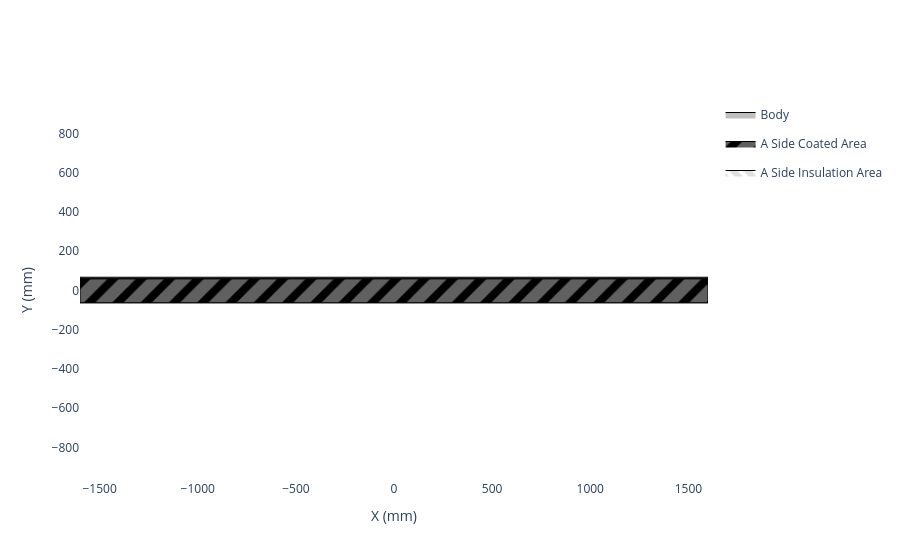

The code cell stored with this chart in its notebook:
### Code cell
cathode_current_collector._get_full_top_down_view()

### Figure 1 — Plotly figure (JSON) as saved in the notebook; plotly's stock layout.template omitted (floating-point values rounded to 4 significant figures)
{"data": [{"fill": "toself", "fillcolor": "#C0C0C0", "legendgroup": "Body", "line": {"color": "black", "width": 1}, "mode": "lines", "name": "Body", "showlegend": true, "type": "scatter", "x": [-1600.0, -1600.0, -1600.0, 1600.0, 1600.0, 1600.0, 1600.0, 1600.0, 1600.0, -1600.0], "y": [-62.5, 62.5, 67.5, 67.5, 62.5, 67.5, 67.5, 62.5, -62.5, -62.5]}, {"fill": "toself", "fillcolor": "black", "fillpattern": {"fgcolor": "#C0C0C0", "shape": "/", "size": 20, "solidity": 0.6}, "line": {"color": "black", "width": 1}, "mode": "lines", "name": "A Side Coated Area", "type": "scatter", "x": [-1600.0, -1600.0, -1600.0, 1600.0, 1600.0, 1600.0, 1600.0, 1600.0, 1600.0, -1600.0], "y": [-62.5, 60.0, 60.0, 60.0, 60.0, 60.0, 60.0, 60.0, -62.5, -62.5]}, {"fill": "toself", "fillcolor": "white", "fillpattern": {"fgcolor": "#C0C0C0", "shape": "\\", "size": 10, "solidity": 0.6}, "line": {"color": "black", "width": 1}, "mode": "lines", "name": "A Side Insulation Area", "type": "scatter", "x": [-1600.0, -1600.0, 1600.0, 1600.0, -1600.0], "y": [60.0, 62.5, 62.5, 60.0, 60.0]}], "layout": {"paper_bgcolor": "white", "plot_bgcolor": "white", "xaxis": {"scaleanchor": "y", "showgrid": false, "title": {"text": "X (mm)"}, "zeroline": false}, "yaxis": {"showgrid": false, "title": {"text": "Y (mm)"}, "zeroline": false}}}
